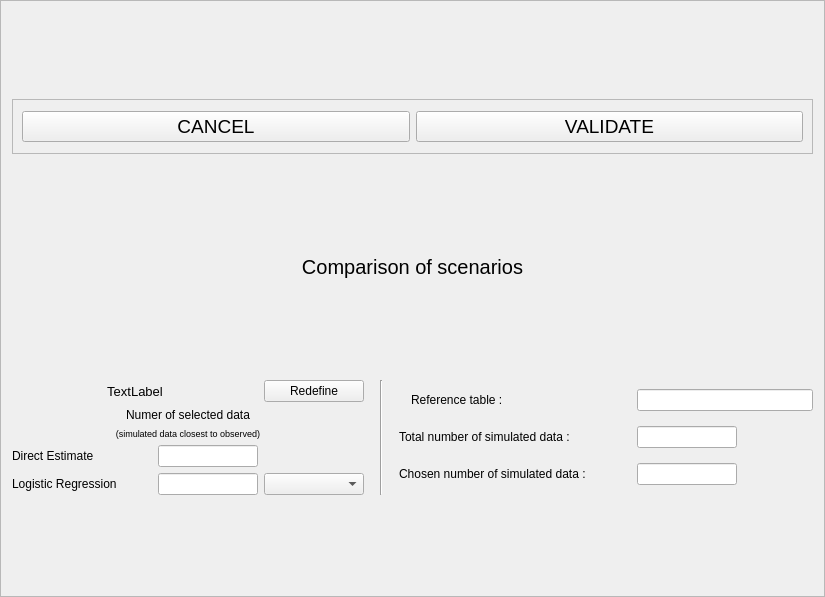
<?xml version="1.0" encoding="UTF-8"?>
<ui version="4.0">
 <class>Frame</class>
 <widget class="QFrame" name="Frame">
  <property name="geometry">
   <rect>
    <x>0</x>
    <y>0</y>
    <width>825</width>
    <height>597</height>
   </rect>
  </property>
  <property name="windowTitle">
   <string>Frame</string>
  </property>
  <property name="frameShape">
   <enum>QFrame::StyledPanel</enum>
  </property>
  <property name="frameShadow">
   <enum>QFrame::Raised</enum>
  </property>
  <layout class="QVBoxLayout" name="verticalLayout_2">
   <item>
    <widget class="QFrame" name="frame_6">
     <property name="sizePolicy">
      <sizepolicy hsizetype="Expanding" vsizetype="Preferred">
       <horstretch>0</horstretch>
       <verstretch>0</verstretch>
      </sizepolicy>
     </property>
     <property name="minimumSize">
      <size>
       <width>0</width>
       <height>55</height>
      </size>
     </property>
     <property name="maximumSize">
      <size>
       <width>16777215</width>
       <height>55</height>
      </size>
     </property>
     <property name="frameShape">
      <enum>QFrame::StyledPanel</enum>
     </property>
     <property name="frameShadow">
      <enum>QFrame::Raised</enum>
     </property>
     <layout class="QHBoxLayout" name="horizontalLayout_9">
      <item>
       <widget class="QPushButton" name="exitButton">
        <property name="font">
         <font>
          <pointsize>14</pointsize>
         </font>
        </property>
        <property name="toolTip">
         <string>Leave this screen without loosing any change</string>
        </property>
        <property name="text">
         <string>CANCEL</string>
        </property>
        <property name="shortcut">
         <string>Alt+E</string>
        </property>
       </widget>
      </item>
      <item>
       <widget class="QPushButton" name="okButton">
        <property name="font">
         <font>
          <pointsize>14</pointsize>
         </font>
        </property>
        <property name="toolTip">
         <string>Test and save data (Alt+o)</string>
        </property>
        <property name="text">
         <string>VALIDATE</string>
        </property>
        <property name="shortcut">
         <string>Alt+V</string>
        </property>
       </widget>
      </item>
     </layout>
    </widget>
   </item>
   <item>
    <widget class="QLabel" name="label">
     <property name="minimumSize">
      <size>
       <width>0</width>
       <height>40</height>
      </size>
     </property>
     <property name="maximumSize">
      <size>
       <width>16777215</width>
       <height>40</height>
      </size>
     </property>
     <property name="font">
      <font>
       <pointsize>15</pointsize>
      </font>
     </property>
     <property name="text">
      <string>Comparison of scenarios</string>
     </property>
     <property name="alignment">
      <set>Qt::AlignCenter</set>
     </property>
    </widget>
   </item>
   <item>
    <layout class="QHBoxLayout" name="horizontalLayout">
     <item>
      <layout class="QVBoxLayout" name="verticalLayout">
       <property name="rightMargin">
        <number>10</number>
       </property>
       <item>
        <layout class="QHBoxLayout" name="horizontalLayout_2">
         <item>
          <widget class="QLabel" name="scenariosLabel">
           <property name="minimumSize">
            <size>
             <width>0</width>
             <height>20</height>
            </size>
           </property>
           <property name="maximumSize">
            <size>
             <width>16777215</width>
             <height>20</height>
            </size>
           </property>
           <property name="font">
            <font>
             <pointsize>10</pointsize>
            </font>
           </property>
           <property name="text">
            <string>TextLabel</string>
           </property>
           <property name="alignment">
            <set>Qt::AlignCenter</set>
           </property>
          </widget>
         </item>
         <item>
          <widget class="QPushButton" name="redefButton">
           <property name="minimumSize">
            <size>
             <width>100</width>
             <height>0</height>
            </size>
           </property>
           <property name="maximumSize">
            <size>
             <width>100</width>
             <height>16777215</height>
            </size>
           </property>
           <property name="text">
            <string>Redefine</string>
           </property>
          </widget>
         </item>
        </layout>
       </item>
       <item>
        <widget class="QLabel" name="label_2">
         <property name="text">
          <string>Numer of selected data</string>
         </property>
         <property name="alignment">
          <set>Qt::AlignCenter</set>
         </property>
        </widget>
       </item>
       <item>
        <widget class="QLabel" name="label_3">
         <property name="font">
          <font>
           <pointsize>7</pointsize>
          </font>
         </property>
         <property name="text">
          <string>(simulated data closest to observed)</string>
         </property>
         <property name="alignment">
          <set>Qt::AlignCenter</set>
         </property>
        </widget>
       </item>
       <item>
        <layout class="QGridLayout" name="gridLayout_2">
         <item row="0" column="0">
          <widget class="QLabel" name="label_4">
           <property name="minimumSize">
            <size>
             <width>140</width>
             <height>0</height>
            </size>
           </property>
           <property name="maximumSize">
            <size>
             <width>140</width>
             <height>16777215</height>
            </size>
           </property>
           <property name="text">
            <string>Direct Estimate</string>
           </property>
          </widget>
         </item>
         <item row="0" column="1" colspan="2">
          <widget class="QLineEdit" name="deEdit">
           <property name="minimumSize">
            <size>
             <width>100</width>
             <height>0</height>
            </size>
           </property>
           <property name="maximumSize">
            <size>
             <width>100</width>
             <height>16777215</height>
            </size>
           </property>
          </widget>
         </item>
         <item row="1" column="0">
          <widget class="QLabel" name="label_5">
           <property name="minimumSize">
            <size>
             <width>140</width>
             <height>0</height>
            </size>
           </property>
           <property name="maximumSize">
            <size>
             <width>140</width>
             <height>16777215</height>
            </size>
           </property>
           <property name="text">
            <string>Logistic Regression</string>
           </property>
          </widget>
         </item>
         <item row="1" column="1">
          <widget class="QLineEdit" name="lrEdit">
           <property name="minimumSize">
            <size>
             <width>100</width>
             <height>0</height>
            </size>
           </property>
           <property name="maximumSize">
            <size>
             <width>100</width>
             <height>16777215</height>
            </size>
           </property>
          </widget>
         </item>
         <item row="1" column="2">
          <widget class="QComboBox" name="comboBox">
           <property name="minimumSize">
            <size>
             <width>100</width>
             <height>0</height>
            </size>
           </property>
           <property name="maximumSize">
            <size>
             <width>100</width>
             <height>16777215</height>
            </size>
           </property>
          </widget>
         </item>
        </layout>
       </item>
      </layout>
     </item>
     <item>
      <widget class="Line" name="line">
       <property name="orientation">
        <enum>Qt::Vertical</enum>
       </property>
      </widget>
     </item>
     <item>
      <layout class="QGridLayout" name="gridLayout">
       <property name="leftMargin">
        <number>10</number>
       </property>
       <item row="3" column="0" colspan="3">
        <widget class="QLabel" name="label_7">
         <property name="minimumSize">
          <size>
           <width>220</width>
           <height>0</height>
          </size>
         </property>
         <property name="maximumSize">
          <size>
           <width>220</width>
           <height>16777215</height>
          </size>
         </property>
         <property name="text">
          <string>Total number of simulated data :</string>
         </property>
        </widget>
       </item>
       <item row="4" column="0" colspan="3">
        <widget class="QLabel" name="label_8">
         <property name="minimumSize">
          <size>
           <width>220</width>
           <height>0</height>
          </size>
         </property>
         <property name="maximumSize">
          <size>
           <width>220</width>
           <height>16777215</height>
          </size>
         </property>
         <property name="text">
          <string>Chosen number of simulated data : </string>
         </property>
        </widget>
       </item>
       <item row="3" column="3">
        <widget class="QLineEdit" name="totNumSimEdit">
         <property name="minimumSize">
          <size>
           <width>100</width>
           <height>0</height>
          </size>
         </property>
         <property name="maximumSize">
          <size>
           <width>100</width>
           <height>16777215</height>
          </size>
         </property>
        </widget>
       </item>
       <item row="4" column="3">
        <widget class="QLineEdit" name="cnosdEdit">
         <property name="minimumSize">
          <size>
           <width>100</width>
           <height>0</height>
          </size>
         </property>
         <property name="maximumSize">
          <size>
           <width>100</width>
           <height>16777215</height>
          </size>
         </property>
        </widget>
       </item>
       <item row="2" column="3">
        <widget class="QLineEdit" name="refTableNameEdit"/>
       </item>
       <item row="2" column="2">
        <widget class="QLabel" name="label_6">
         <property name="minimumSize">
          <size>
           <width>220</width>
           <height>0</height>
          </size>
         </property>
         <property name="maximumSize">
          <size>
           <width>220</width>
           <height>16777215</height>
          </size>
         </property>
         <property name="text">
          <string>Reference table : </string>
         </property>
        </widget>
       </item>
      </layout>
     </item>
    </layout>
   </item>
  </layout>
 </widget>
 <resources/>
 <connections/>
</ui>
